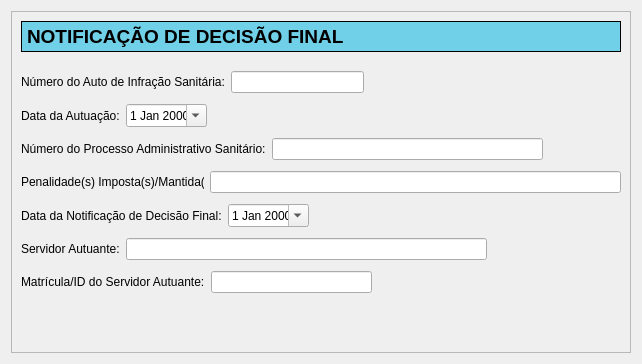
<?xml version="1.0" encoding="UTF-8"?>
<ui version="4.0">
 <class>NotifDecisaoFinal</class>
 <widget class="QWidget" name="NotifDecisaoFinal">
  <property name="geometry">
   <rect>
    <x>0</x>
    <y>0</y>
    <width>642</width>
    <height>364</height>
   </rect>
  </property>
  <property name="windowTitle">
   <string>Form</string>
  </property>
  <layout class="QVBoxLayout" name="verticalLayout">
   <item>
    <widget class="QScrollArea" name="scrollArea">
     <property name="widgetResizable">
      <bool>true</bool>
     </property>
     <widget class="QWidget" name="scrollAreaWidgetContents">
      <property name="geometry">
       <rect>
        <x>0</x>
        <y>0</y>
        <width>622</width>
        <height>344</height>
       </rect>
      </property>
      <layout class="QVBoxLayout" name="verticalLayout_2">
       <item>
        <widget class="QLabel" name="label">
         <property name="minimumSize">
          <size>
           <width>0</width>
           <height>31</height>
          </size>
         </property>
         <property name="styleSheet">
          <string notr="true">QLabel {
border: 1px solid black;
background-color: rgb(112,208,232);
font-weight: bold;
font-size: 14pt;
}</string>
         </property>
         <property name="text">
          <string>NOTIFICAÇÃO DE DECISÃO FINAL</string>
         </property>
        </widget>
       </item>
       <item>
        <spacer name="verticalSpacer">
         <property name="orientation">
          <enum>Qt::Vertical</enum>
         </property>
         <property name="sizeType">
          <enum>QSizePolicy::Fixed</enum>
         </property>
         <property name="sizeHint" stdset="0">
          <size>
           <width>20</width>
           <height>13</height>
          </size>
         </property>
        </spacer>
       </item>
       <item>
        <layout class="QHBoxLayout" name="horizontalLayout">
         <item>
          <widget class="QLabel" name="label_2">
           <property name="text">
            <string>Número do Auto de Infração Sanitária:</string>
           </property>
          </widget>
         </item>
         <item>
          <widget class="QLineEdit" name="numAutoLineEdit">
           <property name="minimumSize">
            <size>
             <width>133</width>
             <height>0</height>
            </size>
           </property>
           <property name="maximumSize">
            <size>
             <width>133</width>
             <height>16777215</height>
            </size>
           </property>
          </widget>
         </item>
         <item>
          <spacer name="horizontalSpacer_7">
           <property name="orientation">
            <enum>Qt::Horizontal</enum>
           </property>
           <property name="sizeHint" stdset="0">
            <size>
             <width>40</width>
             <height>20</height>
            </size>
           </property>
          </spacer>
         </item>
        </layout>
       </item>
       <item>
        <spacer name="verticalSpacer_6">
         <property name="orientation">
          <enum>Qt::Vertical</enum>
         </property>
         <property name="sizeType">
          <enum>QSizePolicy::Fixed</enum>
         </property>
         <property name="sizeHint" stdset="0">
          <size>
           <width>20</width>
           <height>5</height>
          </size>
         </property>
        </spacer>
       </item>
       <item>
        <layout class="QHBoxLayout" name="horizontalLayout_2">
         <item>
          <widget class="QLabel" name="label_6">
           <property name="text">
            <string>Data da Autuação:</string>
           </property>
          </widget>
         </item>
         <item>
          <widget class="QDateEdit" name="dataAutuacaoDateEdit">
           <property name="minimumSize">
            <size>
             <width>81</width>
             <height>0</height>
            </size>
           </property>
           <property name="maximumSize">
            <size>
             <width>81</width>
             <height>16777215</height>
            </size>
           </property>
           <property name="calendarPopup">
            <bool>true</bool>
           </property>
          </widget>
         </item>
         <item>
          <spacer name="horizontalSpacer_3">
           <property name="orientation">
            <enum>Qt::Horizontal</enum>
           </property>
           <property name="sizeHint" stdset="0">
            <size>
             <width>40</width>
             <height>20</height>
            </size>
           </property>
          </spacer>
         </item>
        </layout>
       </item>
       <item>
        <spacer name="verticalSpacer_3">
         <property name="orientation">
          <enum>Qt::Vertical</enum>
         </property>
         <property name="sizeType">
          <enum>QSizePolicy::Fixed</enum>
         </property>
         <property name="sizeHint" stdset="0">
          <size>
           <width>20</width>
           <height>5</height>
          </size>
         </property>
        </spacer>
       </item>
       <item>
        <layout class="QHBoxLayout" name="horizontalLayout_3">
         <item>
          <widget class="QLabel" name="label_4">
           <property name="text">
            <string>Número do Processo Administrativo Sanitário:</string>
           </property>
          </widget>
         </item>
         <item>
          <widget class="QLineEdit" name="numProcessoLineEdit">
           <property name="minimumSize">
            <size>
             <width>271</width>
             <height>0</height>
            </size>
           </property>
           <property name="maximumSize">
            <size>
             <width>271</width>
             <height>16777215</height>
            </size>
           </property>
          </widget>
         </item>
         <item>
          <spacer name="horizontalSpacer_5">
           <property name="orientation">
            <enum>Qt::Horizontal</enum>
           </property>
           <property name="sizeHint" stdset="0">
            <size>
             <width>40</width>
             <height>20</height>
            </size>
           </property>
          </spacer>
         </item>
        </layout>
       </item>
       <item>
        <spacer name="verticalSpacer_4">
         <property name="orientation">
          <enum>Qt::Vertical</enum>
         </property>
         <property name="sizeType">
          <enum>QSizePolicy::Fixed</enum>
         </property>
         <property name="sizeHint" stdset="0">
          <size>
           <width>20</width>
           <height>5</height>
          </size>
         </property>
        </spacer>
       </item>
       <item>
        <layout class="QHBoxLayout" name="horizontalLayout_5">
         <item>
          <widget class="QLabel" name="label_9">
           <property name="minimumSize">
            <size>
             <width>183</width>
             <height>0</height>
            </size>
           </property>
           <property name="maximumSize">
            <size>
             <width>183</width>
             <height>16777215</height>
            </size>
           </property>
           <property name="text">
            <string>Penalidade(s) Imposta(s)/Mantida(s):</string>
           </property>
          </widget>
         </item>
         <item>
          <widget class="QLineEdit" name="penalidadeImpostaLineEdit"/>
         </item>
        </layout>
       </item>
       <item>
        <spacer name="verticalSpacer_10">
         <property name="orientation">
          <enum>Qt::Vertical</enum>
         </property>
         <property name="sizeType">
          <enum>QSizePolicy::Fixed</enum>
         </property>
         <property name="sizeHint" stdset="0">
          <size>
           <width>20</width>
           <height>5</height>
          </size>
         </property>
        </spacer>
       </item>
       <item>
        <layout class="QHBoxLayout" name="horizontalLayout_4">
         <item>
          <widget class="QLabel" name="label_5">
           <property name="text">
            <string>Data da Notificação de Decisão Final:</string>
           </property>
          </widget>
         </item>
         <item>
          <widget class="QDateEdit" name="dataNotifDateEdit">
           <property name="minimumSize">
            <size>
             <width>81</width>
             <height>0</height>
            </size>
           </property>
           <property name="maximumSize">
            <size>
             <width>81</width>
             <height>16777215</height>
            </size>
           </property>
           <property name="calendarPopup">
            <bool>true</bool>
           </property>
          </widget>
         </item>
         <item>
          <spacer name="horizontalSpacer_4">
           <property name="orientation">
            <enum>Qt::Horizontal</enum>
           </property>
           <property name="sizeHint" stdset="0">
            <size>
             <width>40</width>
             <height>20</height>
            </size>
           </property>
          </spacer>
         </item>
        </layout>
       </item>
       <item>
        <spacer name="verticalSpacer_5">
         <property name="orientation">
          <enum>Qt::Vertical</enum>
         </property>
         <property name="sizeType">
          <enum>QSizePolicy::Fixed</enum>
         </property>
         <property name="sizeHint" stdset="0">
          <size>
           <width>20</width>
           <height>5</height>
          </size>
         </property>
        </spacer>
       </item>
       <item>
        <layout class="QHBoxLayout" name="horizontalLayout_6">
         <item>
          <widget class="QLabel" name="label_7">
           <property name="text">
            <string>Servidor Autuante:</string>
           </property>
          </widget>
         </item>
         <item>
          <widget class="QLineEdit" name="nomeServidorLineEdit">
           <property name="minimumSize">
            <size>
             <width>361</width>
             <height>0</height>
            </size>
           </property>
           <property name="maximumSize">
            <size>
             <width>361</width>
             <height>16777215</height>
            </size>
           </property>
          </widget>
         </item>
         <item>
          <spacer name="horizontalSpacer_2">
           <property name="orientation">
            <enum>Qt::Horizontal</enum>
           </property>
           <property name="sizeHint" stdset="0">
            <size>
             <width>40</width>
             <height>20</height>
            </size>
           </property>
          </spacer>
         </item>
        </layout>
       </item>
       <item>
        <spacer name="verticalSpacer_7">
         <property name="orientation">
          <enum>Qt::Vertical</enum>
         </property>
         <property name="sizeType">
          <enum>QSizePolicy::Fixed</enum>
         </property>
         <property name="sizeHint" stdset="0">
          <size>
           <width>20</width>
           <height>5</height>
          </size>
         </property>
        </spacer>
       </item>
       <item>
        <layout class="QHBoxLayout" name="horizontalLayout_7">
         <item>
          <widget class="QLabel" name="label_8">
           <property name="text">
            <string>Matrícula/ID do Servidor Autuante:</string>
           </property>
          </widget>
         </item>
         <item>
          <widget class="QLineEdit" name="idServidorLineEdit">
           <property name="minimumSize">
            <size>
             <width>161</width>
             <height>0</height>
            </size>
           </property>
           <property name="maximumSize">
            <size>
             <width>161</width>
             <height>16777215</height>
            </size>
           </property>
          </widget>
         </item>
         <item>
          <spacer name="horizontalSpacer">
           <property name="orientation">
            <enum>Qt::Horizontal</enum>
           </property>
           <property name="sizeHint" stdset="0">
            <size>
             <width>40</width>
             <height>20</height>
            </size>
           </property>
          </spacer>
         </item>
        </layout>
       </item>
       <item>
        <spacer name="verticalSpacer_8">
         <property name="orientation">
          <enum>Qt::Vertical</enum>
         </property>
         <property name="sizeHint" stdset="0">
          <size>
           <width>20</width>
           <height>23</height>
          </size>
         </property>
        </spacer>
       </item>
      </layout>
     </widget>
    </widget>
   </item>
  </layout>
 </widget>
 <resources/>
 <connections/>
</ui>
